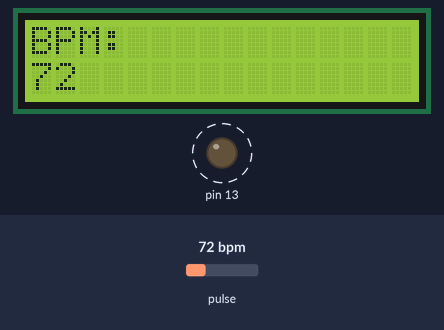
The sketch below on a simulated Arduino Uno, built with avr-gcc and run on an emulated ATmega328P. Shown: 16×2 character LCD, output pins drawn as LEDs (lit = HIGH). Dashed ring = blinking. The test bench sets the inputs (shaded band); at power-on: pulse 72 bpm. What the sketch prints to the serial monitor is not drawn.

Above: at 1.4 s.
1.5 s: pulse set to 42 bpm
At 2.8 s:
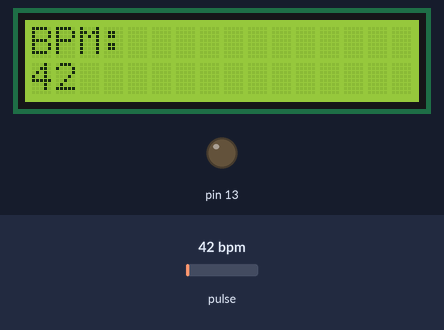
3.9 s: pulse set to 100 bpm
At 4.44 s:
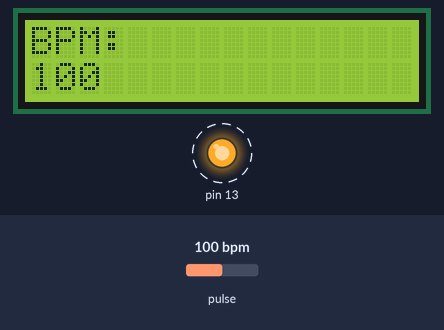
5.8 s: pulse set to 70 bpm
At 6.9 s:
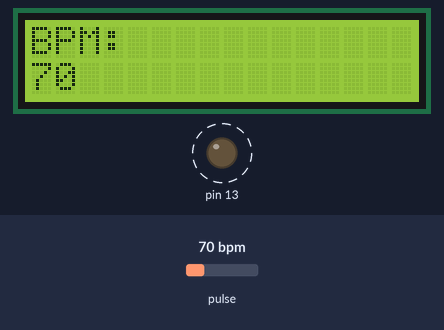
Timing chart, 0 to 14.1 s (numbered marks = the images above; inputs shaded):
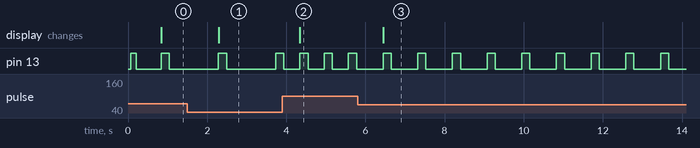

Measured:
- after the input at 1.5 s, the display: changes after 0.79 s (image 1)
- after the input at 3.9 s, the display: changes after 0.45 s (image 2)
- after the input at 5.8 s, pin 13: alternates HIGH for 0.21 s and LOW for 0.67 s, starting after 0.64 s; the display: changes after 0.65 s (image 3)

The sketch:

sketch_oct19a.ino
```cpp
//*RAVI TEJA CREATIVE CATCHERS */

#define USE_ARDUINO_INTERRUPTS true    // Set-up low-level interrupts for most acurate BPM math.
#include <PulseSensorPlayground.h>     // Includes the PulseSensorPlayground Library.
#include <LiquidCrystal.h>
//  Variables
const int PulseWire = 0;       // PulseSensor PURPLE WIRE connected to ANALOG PIN 0
const int LED13 = 13;          // The on-board Arduino LED, close to PIN 13.
int Threshold = 600;           // Determine which Signal to "count as a beat" and which to ignore.
                               // Use the "Gettting Started Project" to fine-tune Threshold Value beyond default setting.
                               // Otherwise leave the default "550" value.

PulseSensorPlayground pulseSensor;  // Creates an instance of the PulseSensorPlayground object called "pulseSensor"

/*#define rs 9
#define en 8
#define d4 7
#define d5 6
#define d6 5
#define d7 4 */
const int rs = 12, en = 11, d4 = 5, d5 = 4, d6 = 3, d7 = 2;
// initialize the library with the numbers of the interface pins
LiquidCrystal lcd(rs, en, d4, d5, d6, d7);

void setup() {

  Serial.begin(9600);          // For Serial Monitor
  // set up the LCD's number of columns and rows:
  lcd.begin(16, 2);
  // Configure the PulseSensor object, by assigning our variables to it.
  pulseSensor.analogInput(PulseWire);
  pulseSensor.blinkOnPulse(LED13);       //auto-magically blink Arduino's LED with heartbeat.
  pulseSensor.setThreshold(Threshold);

  // Double-check the "pulseSensor" object was created and "began" seeing a signal.
   if (pulseSensor.begin()) {
    Serial.println("Ravi Teja Creative Catchers Pulse detector !!");  //This prints one time at Arduino power-up,  or on Arduino reset.
    lcd.clear();
    lcd.print("BEATS PER MINUTE (BPM):"); // BEATS PER MINUTE
  }
}


void loop() {

 int myBPM = pulseSensor.getBeatsPerMinute();  // Calls function on our pulseSensor object that returns BPM as an "int".
                                               // "myBPM" hold this BPM value now.

if (pulseSensor.sawStartOfBeat()) {            // Constantly test to see if "a beat happened".
 Serial.println("♥  Ravi Teja Heartbeat using pulses detected ♥ "); // If test is "true", print a message "a heartbeat happened".
 Serial.print("BPM: ");                        // Print phrase "BPM: "
 Serial.println(myBPM);                        // Print the value inside of myBPM.
    lcd.clear();
  lcd.print("BPM:");
   lcd.setCursor(0,1);
  lcd.print(myBPM);
}

  delay(20);                    // considered best practice in a simple sketch.

}
```
